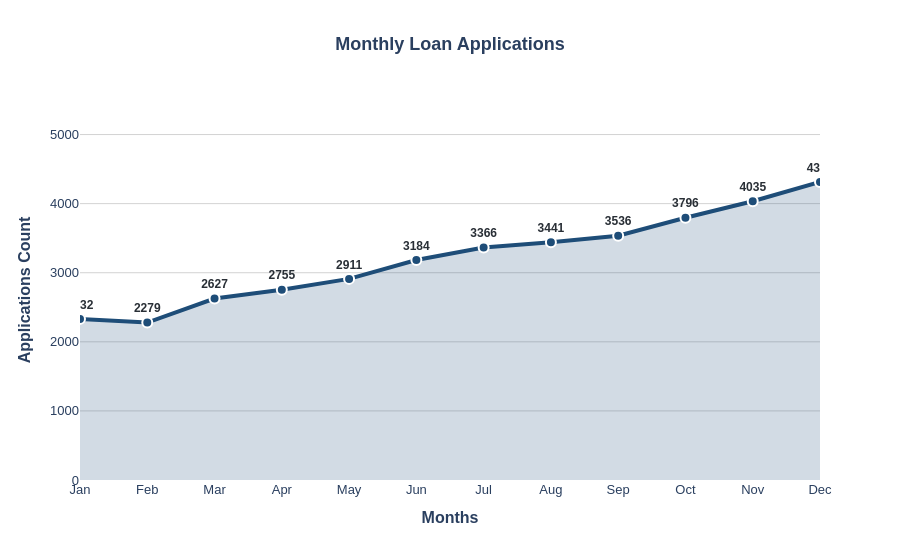

Notebook code for this chart:
### Code cell
import plotly.graph_objects as go

monthly_applications = (
    df.sort_values('issue_date')
    .assign(month_name=lambda x: x['issue_date'].dt.strftime('%b'))
    .groupby('month_name', sort=False)['id']
    .count()
    .reset_index(name='loan_applications_count')
)


labels = monthly_applications['loan_applications_count']

fig = go.Figure()

# --- Area (Fill + Line + Markers) ---
fig.add_trace(go.Scatter(
    x=monthly_applications['month_name'],
    y=monthly_applications['loan_applications_count'],
    mode='lines+markers+text',
    name='Applications',
    line=dict(width=4, color='#1E4D78'),  # Dark line
    marker=dict(size=10, color="#1E4D78", symbol='circle', line=dict(width=2, color='white')),
    fill='tozeroy',
    fillcolor='rgba(30,77,120,0.2)',   # Light transparent fill
    text=labels,
    texttemplate='<b>%{text}</b>',
    textposition='top center',
    textfont=dict(size=12, color='#292F36'),
    hovertemplate='<b>%{x}</b><br>Applications: %{y:,}<extra></extra>'
))

# Layout
fig.update_layout(
    title='<b>Monthly Loan Applications</b>',
    title_x=0.5,
    xaxis_title='<b>Months</b>',
    yaxis_title='<b>Applications Count</b>',
    font=dict(size=13, family='Arial'),
    plot_bgcolor='white',
    # margin=dict(l=40, r=40, t=60, b=60),
    legend=dict(orientation="h", y=-0.2, x=0.5, xanchor="center")
)

# Update y-axis
fig.update_yaxes(range=[0, 5500], showgrid=True, gridcolor='lightgrey')

fig.show()

### Figure 1 — Plotly figure (JSON) as saved in the notebook; plotly's stock layout.template omitted (floating-point values rounded to 4 significant figures)
{"data": [{"fill": "tozeroy", "fillcolor": "rgba(30,77,120,0.2)", "hovertemplate": "<b>%{x}</b><br>Applications: %{y:,}<extra></extra>", "line": {"color": "#1E4D78", "width": 4}, "marker": {"color": "#1E4D78", "line": {"color": "white", "width": 2}, "size": 10, "symbol": "circle"}, "mode": "lines+markers+text", "name": "Applications", "text": [2332.0, 2279.0, 2627.0, 2755.0, 2911.0, 3184.0, 3366.0, 3441.0, 3536.0, 3796.0, 4035.0, 4314.0], "textfont": {"color": "#292F36", "size": 12}, "textposition": "top center", "texttemplate": "<b>%{text}</b>", "type": "scatter", "x": ["Jan", "Feb", "Mar", "Apr", "May", "Jun", "Jul", "Aug", "Sep", "Oct", "Nov", "Dec"], "y": [2332, 2279, 2627, 2755, 2911, 3184, 3366, 3441, 3536, 3796, 4035, 4314]}], "layout": {"font": {"family": "Arial", "size": 13}, "plot_bgcolor": "white", "title": {"text": "<b>Monthly Loan Applications</b>", "x": 0.5}, "xaxis": {"title": {"text": "<b>Months</b>"}}, "yaxis": {"gridcolor": "lightgrey", "range": [0, 5500], "showgrid": true, "title": {"text": "<b>Applications Count</b>"}}}}
